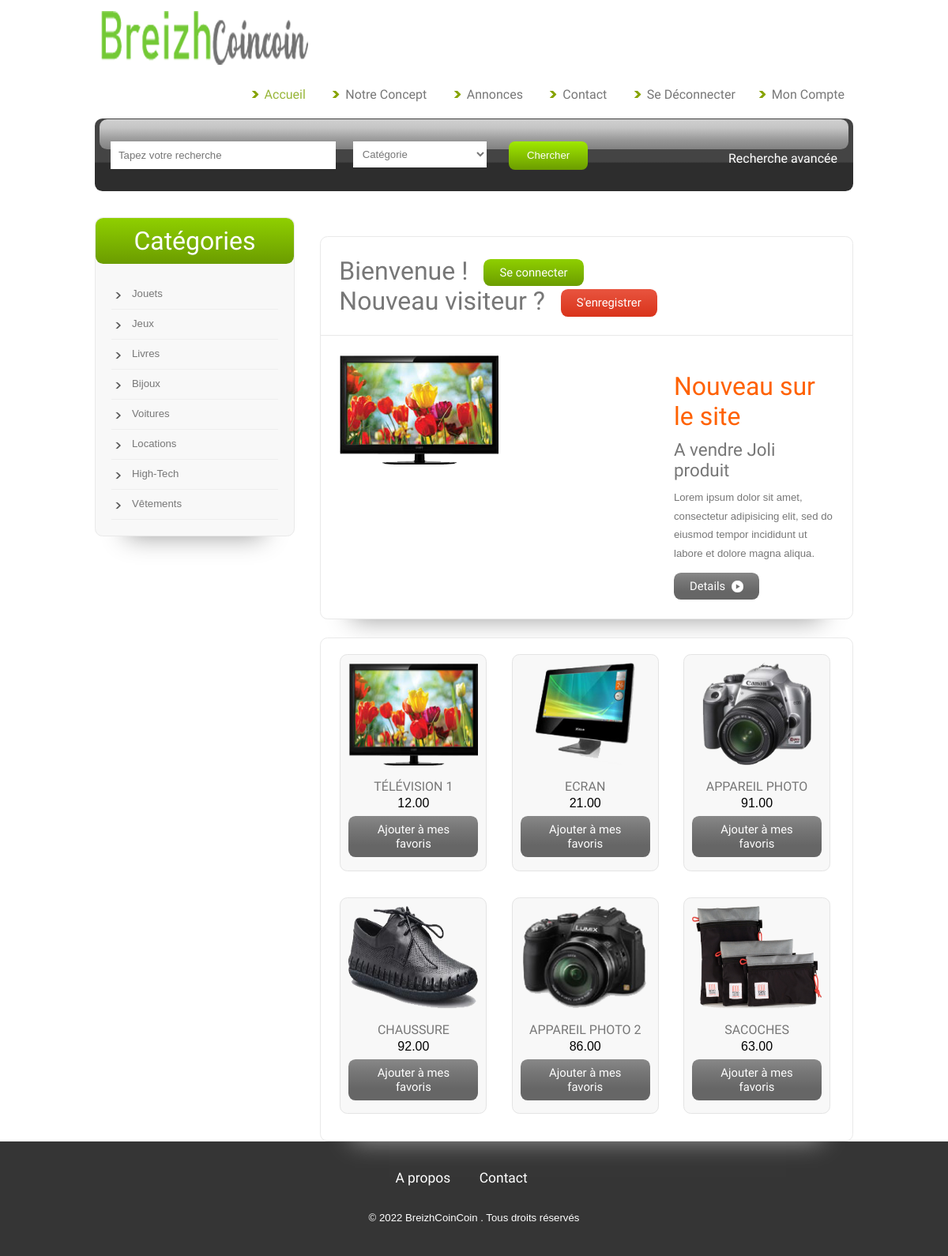
Page /indexancien.php on the committed database.
### tables this page shows
CREATE TABLE `categorie` (
  `id` int(11) NOT NULL,
  `nom` varchar(20) NOT NULL
);

CREATE TABLE `annonce` (
  `id` int(11) NOT NULL,
  `titre` varchar(100) NOT NULL,
  `description` text NOT NULL,
  `prix` decimal(10,2) NOT NULL,
  `lienImage` varchar(100) NOT NULL,
  `categorie` varchar(100) NOT NULL,
  `date` date NOT NULL
);

### indexancien.php (the view, shortened to what this page needs)
<?php
include("inc/top.php");
include("inc/categories.php");
?>
<div class="content">
		<div class="cnt-main">
			<?php
				if ($_SESSION['rang']!="0"){
					echo('<div class="s_btn">');
						echo("<ul>");
							echo("<li><h2>Bienvenue !</h2></li>");
							echo('<li><h3><a href="login.php">Se connecter</a></h3></li>');
							echo("<li><h2>Nouveau visiteur ?</h2></li>");
							echo("<li><h4><a href='sinscrire.php'>S'enregistrer</a></h4></li>");
						echo("</ul>");
					echo("</div>");
				}
			?>
			<div class="grid">
				<?php
					$bdd = new PDO("mysql:host=localhost;dbname=cours", "root", "root");
					$requete = $bdd->prepare("SELECT id FROM annonce");
					$requete->execute();
					$nombreColonnes = $requete->rowCount();
					$rand = rand(1,$nombreColonnes);
					$requete = $bdd->query("SELECT * FROM annonce WHERE id=".$rand)->fetch();
					echo "<div class='grid-img'>
					<a href='annonce.php?id=".$rand."'><img src='images/".$requete['lienImage']."' alt=''/></a>
				</div>";
					echo "<div class='grid-para'>
					<h2>Nouveau sur le site</h2>
					<h3>A vendre Joli produit</h3>
					<p>Lorem ipsum dolor sit amet, consectetur adipisicing elit, sed do eiusmod tempor incididunt ut labore et dolore magna aliqua.</p>
					<div class='btn top'>
						<a href='annonce.php'>Details&nbsp;<img src='images/marker2.png'></a>
					</div>
					</div>
					<div class='clear'></div>
					</div>
					</div>
					<div class='cnt-main btm'>
					<div class='section group'>";
					for($n=1;$n<7;$n++){
						$annonce = $bdd->query("SELECT * FROM annonce WHERE id=".$n)->fetch();
						echo "<div class='grid_1_of_3 images_1_of_3'>
						<a href='annonce.php?id=".$n."'><img src='images/".$annonce['lienImage']."' alt='' /></a>
						<a href='annonce.php?id=".$n."'>
							<h3>".$annonce['titre']."</h3>
						</a>
						<div class='cart-b'>
							<span class='price left'><sup>".$annonce['prix']."</sup><sub></sub></span>
							<div class='btn top-right right'><a href='annonce.php?id=$n'>Ajouter à mes favoris</a></div>
							<div class='clear'></div>
						</div>
					</div>";
					}
					echo "</div>
					</div></div>";
				?>
</div>
</div>
<?php
include("inc/bottom.php");
?>

### inc/categories.php
<div class="main">
    <div class="sidebar">
        <div class="s-main">
            <div class="s_hdr">
                <h2>Catégories</h2>
            </div>
            <div class="text1-nav">
                <ul>
                    <?php
                    try{
                        $bdd = new PDO("mysql:host=localhost;dbname=cours", "root", "root");
                        $requete = $bdd->query("SELECT id,nom FROM categorie");
                        while ($resultat = $requete->fetch()) {
                            echo "<li><a href='categories.php?categorie=".$resultat['id']."'>" . $resultat['nom'] . "</a></li>";
                        }
                    }catch (PDOException $e){
                        echo 'Echec Connexion catégorie : ' .$e->getMessage();
                    }
                    ?>
                </ul>
            </div>
        </div>
    </div>

### rows in the picture
categorie: nom "Jouets"
categorie: nom "Jeux"
categorie: nom "Livres"
categorie: nom "Bijoux"
categorie: nom "Voitures"
categorie: nom "Locations"
categorie: nom "High-Tech"
categorie: nom "Vêtements"
annonce: lienImage (picture), titre "TÉLÉVISION 1", prix "12.00"
annonce: lienImage (picture), titre "ECRAN", prix "21.00"
annonce: lienImage (picture), titre "APPAREIL PHOTO", prix "91.00"
annonce: lienImage (picture), titre "CHAUSSURE", prix "92.00"
annonce: lienImage (picture), titre "APPAREIL PHOTO 2", prix "86.00"
annonce: lienImage (picture), titre "SACOCHES", prix "63.00"
